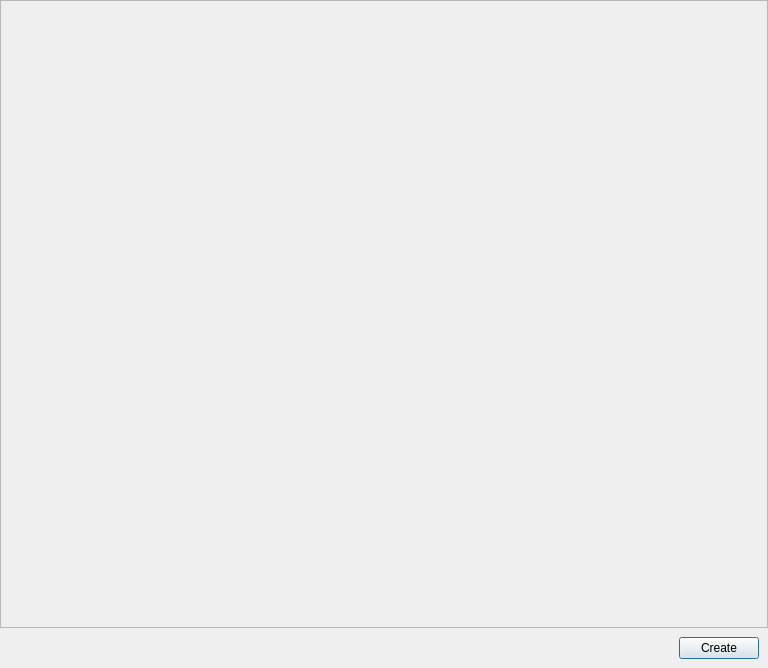
<?xml version="1.0" encoding="UTF-8"?>
<ui version="4.0">
 <class>NewProjectDialog</class>
 <widget class="QDialog" name="NewProjectDialog">
  <property name="geometry">
   <rect>
    <x>0</x>
    <y>0</y>
    <width>768</width>
    <height>668</height>
   </rect>
  </property>
  <property name="windowTitle">
   <string>Dialog</string>
  </property>
  <layout class="QVBoxLayout" name="verticalLayout">
   <property name="spacing">
    <number>0</number>
   </property>
   <property name="leftMargin">
    <number>0</number>
   </property>
   <property name="topMargin">
    <number>0</number>
   </property>
   <property name="rightMargin">
    <number>0</number>
   </property>
   <property name="bottomMargin">
    <number>0</number>
   </property>
   <item>
    <widget class="QFrame" name="frame">
     <property name="sizePolicy">
      <sizepolicy hsizetype="Expanding" vsizetype="Expanding">
       <horstretch>0</horstretch>
       <verstretch>0</verstretch>
      </sizepolicy>
     </property>
     <property name="frameShape">
      <enum>QFrame::StyledPanel</enum>
     </property>
     <property name="frameShadow">
      <enum>QFrame::Sunken</enum>
     </property>
     <layout class="QVBoxLayout" name="verticalLayout_2">
      <property name="spacing">
       <number>0</number>
      </property>
      <property name="leftMargin">
       <number>0</number>
      </property>
      <property name="topMargin">
       <number>0</number>
      </property>
      <property name="rightMargin">
       <number>0</number>
      </property>
      <property name="bottomMargin">
       <number>0</number>
      </property>
      <item>
       <widget class="utils::QtNameAndPathFiller" name="m_name_and_path_filler" native="true"/>
      </item>
      <item>
       <spacer name="verticalSpacer">
        <property name="orientation">
         <enum>Qt::Vertical</enum>
        </property>
        <property name="sizeHint" stdset="0">
         <size>
          <width>20</width>
          <height>40</height>
         </size>
        </property>
       </spacer>
      </item>
     </layout>
    </widget>
   </item>
   <item>
    <layout class="QHBoxLayout" name="horizontalLayout_2">
     <property name="spacing">
      <number>6</number>
     </property>
     <property name="leftMargin">
      <number>9</number>
     </property>
     <property name="topMargin">
      <number>9</number>
     </property>
     <property name="rightMargin">
      <number>9</number>
     </property>
     <property name="bottomMargin">
      <number>9</number>
     </property>
     <item>
      <spacer name="horizontalSpacer">
       <property name="orientation">
        <enum>Qt::Horizontal</enum>
       </property>
       <property name="sizeType">
        <enum>QSizePolicy::Expanding</enum>
       </property>
       <property name="sizeHint" stdset="0">
        <size>
         <width>40</width>
         <height>20</height>
        </size>
       </property>
      </spacer>
     </item>
     <item>
      <widget class="QPushButton" name="m_create_button">
       <property name="text">
        <string>Create</string>
       </property>
      </widget>
     </item>
    </layout>
   </item>
  </layout>
 </widget>
 <customwidgets>
  <customwidget>
   <class>utils::QtNameAndPathFiller</class>
   <extends>QWidget</extends>
   <header location="global">utils/widget/name_and_path_filler.h</header>
   <container>1</container>
  </customwidget>
 </customwidgets>
 <resources/>
 <connections/>
</ui>
